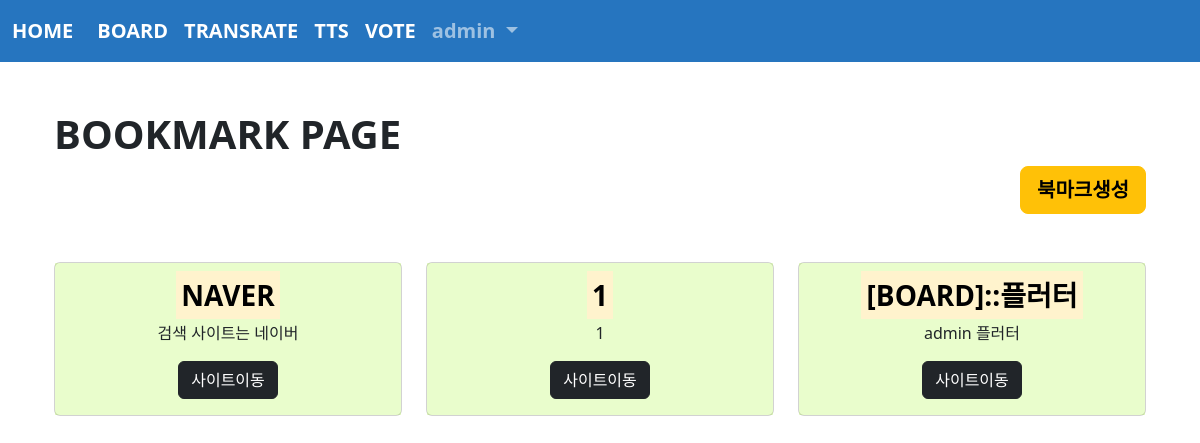
/book/index/ (signed in), run on the app's committed database.
### acc/models.py (models this page shows, shortened)
class User(AbstractUser):
    comment= models.TextField()
    point = models.IntegerField(default=0)
    pic = models.ImageField(upload_to="user/%y/%m")

### book/models.py (models this page shows, shortened)
class Bookmark(models.Model):
    site_name = models.CharField(max_length=100)
    comment = models.TextField(blank=True)
    url = models.TextField(blank=True)

### book/views.py (the view)
# urls.py: path('index/', views.index, name="index"),
def index(request):
    b = Bookmark.objects.all()
    context = {
        "bset" : b
    }
    return render(request, 'book/index.html', context)

### templates/book/index.html
{% extends 'base.html' %}
{% block con %}
    <div class="container mt-5 mb-5">
        <h1><b>BOOKMARK PAGE</b></h1>
        <div class="text-end">
            <a class="btn btn-warning btn-lg" href="{% url 'book:create' %}"><b>북마크생성</b></a>
        </div>
        <div class="row">
            {% for i in bset %}
            <div class="col-sm-4 mt-5">
                <div class="card">
                    <div class="card-body text-center" style="background-color: rgba(145, 245, 6, 0.202);">
                        <h3 class="card-title"><mark><b>{{i.site_name}}</b></mark></h3>
                        <p class="card-text">{{i.comment}}</p>
                        <a href="{{i.url}}" target="_blank" class="btn btn-dark">사이트이동</a>
                    </div>
                </div>
            </div>
            {% endfor %}
        </div>
    </div>
{% endblock %}

### templates/base.html (shortened to what this page needs)
<!doctype html>
<html lang="en">
    <head>
        <link href="https://cdn.jsdelivr.net/npm/bootstrap@5.2.0-beta1/dist/css/bootstrap.min.css" rel="stylesheet">
    </head>
    <body>
        {% if user.is_authenticated %}
            <nav class="navbar navbar-expand-lg navbar-dark" style="background-color: rgb(38, 117, 191); font-weight: bold; font-size: 20px;">
                <div class="container-fluid">
                    <a class="navbar-brand" href="{% url 'acc:index' %}">HOME</a>
                    <div class="collapse navbar-collapse" id="navbarSupportedContent">
                        <ul class="navbar-nav me-auto mb-2 mb-lg-0">
                            <li class="nav-item">
                                <a class="nav-link active" aria-current="page" href="{% url 'board:index' %}">BOARD</a>
                            </li>
                            <li class="nav-item">
                                <a class="nav-link active" aria-current="page" href="{% url 'trans:index' %}">TRANSRATE</a>
                            </li>
                            <li class="nav-item">
                                <a class="nav-link active" aria-current="page" href="{% url 'tts:index' %}">TTS</a>
                            </li>
                            <li class="nav-item">
                                <a class="nav-link active" aria-current="page" href="{% url 'vote:index' %}">VOTE</a>
                            </li>
                            <li class="nav-item dropdown">
                                <a class="nav-link dropdown-toggle" href="#" id="navbarDropdown" role="button" data-bs-toggle="dropdown" aria-expanded="false">
                                    {{ user }}
                                </a>
                            </li>
                        </ul>
                    </div>
                </div>
            </nav>
        {% endif %}
        <div class="container mt-5 mb-5">
            {% block con %}
            {% endblock %}
        </div>
    </body>
</html>

### data on the page
User: username "admin"
Bookmark: site_name "NAVER", comment "검색 사이트는 네이버"
Bookmark: site_name "1", comment "1"
Bookmark: site_name "[BOARD]::플러터", comment "admin 플러터"
